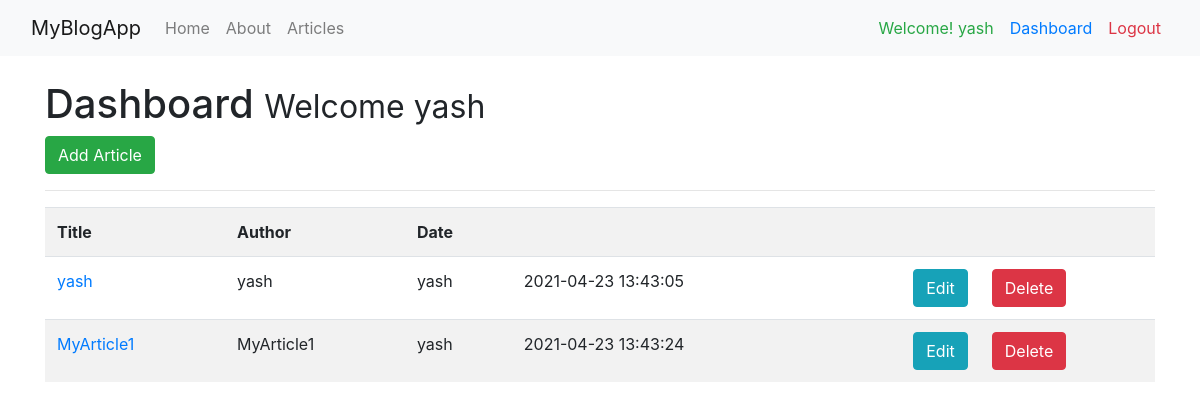
The page /dashboard (signed in) on the database as committed earlier.
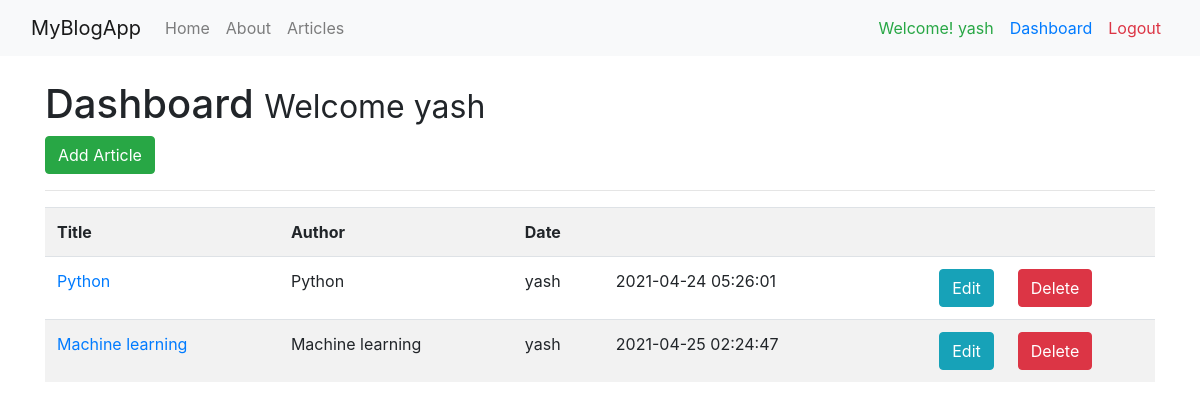
The same page on the database as committed later.
### app.py (models this page shows, shortened)
class Articles(db.Model):
    __tablename__ = 'articles'
    id = db.Column(db.Integer(), primary_key=True)
    title = db.Column(db.String(250))
    author = db.Column(db.String(100))
    body = db.Column(db.String())
    created_date = db.Column(db.DateTime, server_default=db.func.now())

### app.py (the view)
@app.route('/dashboard')
@is_logged_in
def dashboard():
    result = db.session.query(Articles).all()
    if result is not None:
        return render_template('dashboard.html',articles = result)
    else:
        flash('No Article Found!','success')
        msg = 'No Article Found!'
        return render_template('dashboard.html',msg=msg)

### app.py (called while the page is built)
def is_logged_in(f):
    @wraps(f)
    def wrap(*args, **kwargs):
        if 'logged_in' in session:
            return f(*args, **kwargs)
        else:
            flash('Unautorized! , Please login','danger')
            return redirect(url_for('login'))
    return wrap

### templates/dashboard.html
{% extends 'base.html' %}
{% block body %}
    <h1>Dashboard <small>Welcome {{session.username}}</small></h1>
    <a class="btn btn-success" href="/add_article">Add Article</a>
    <hr>
    <table class="table table-striped ">
        <tr>
          <th>Title</th>
          <th>Author</th>
          <th>Date</th>
          <th></th>
          <th></th>
          <th></th>
        </tr>
        {% for article in articles %}
          <tr>
            <td><a href="article/{{article.id}}">{{article.title}}</a></td>
            <td>{{article.title}}</td>
            <td>{{article.author}}</td>
            <td>{{article.created_date}}</td>
            <td><a href="edit_article/{{article.id}}" class="btn btn-info float-right">Edit</a></td>
            <td><a href="delete_article/{{article.id}}" class="btn btn-danger">Delete</a></td>
          </tr>
        {% endfor %}
      </table>
{% endblock %}

### templates/base.html (shortened to what this page needs)
<!DOCTYPE html>
<html lang="en">
<head>
    <link rel="stylesheet" href="https://cdn.jsdelivr.net/npm/bootstrap@4.6.0/dist/css/bootstrap.min.css">
</head>
<body>
    {% include 'includes/_navbar.html' %}
    <br>
    <div class="container">
        {% block body %}{% endblock %}
    </div>
</body>
</html>

### templates/includes/_navbar.html (shortened to what this page needs)
<nav class="navbar navbar-expand-lg navbar-light bg-light">
    <div class="container-fluid">
    <div class="collapse navbar-collapse" id="navbarTogglerDemo01">
      <a class="navbar-brand" href="/">MyBlogApp</a>
      <ul class="navbar-nav mr-auto mt-2 mt-lg-0">
        <li><a class="nav-link" href="/">Home</a></li>
        <li><a class="nav-link" href="/about">About</a></li>
        <li><a class="nav-link" aria-current="page" href="/articles">Articles</a></li>
      </ul>
      <ul class="navbar-nav ml-auto">
        {% if session.logged_in %}
          <li><a class="nav-link text-success" href="#" >Welcome! {{session.username}}</a></li>
          <li><a class="nav-link text-primary" href="/dashboard">Dashboard</a></li>
          <li><a class="nav-link text-danger" href="/logout">Logout</a></li>
        {% else %}
          <li><a class="nav-link" href="/register">Register</a></li>
          <li><a class="nav-link" href="/login">Login</a></li>
        {% endif %}
      </ul>
    </div>
    </div>
  </nav>

Rows that differ between the two databases and show on the page:
removed Articles: title "yash", author "yash", created_date "2021-04-23 13:43:05"
removed Articles: title "MyArticle1", author "yash", created_date "2021-04-23 13:43:24"
added Articles: title "Python", author "yash", created_date "2021-04-24 05:26:01"
added Articles: title "Machine learning", author "yash", created_date "2021-04-25 02:24:47"
